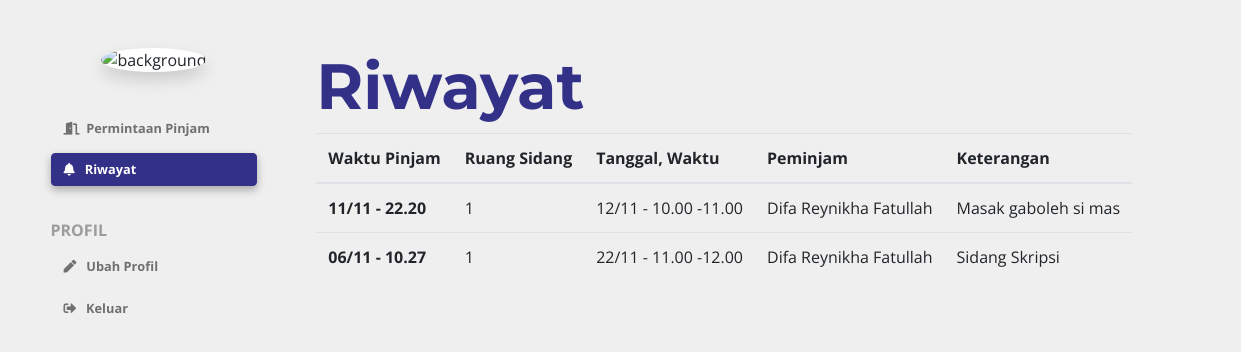
/riwayat.php, run on the app's committed database.
### tables this page shows
CREATE TABLE `ruang` (
  `id_ruang` varchar(20) NOT NULL,
  `nama_ruang` varchar(15) NOT NULL,
  `waktu_ruang` varchar(20) NOT NULL
);

CREATE TABLE `peminjaman_ruang` (
  `id_peminjaman` int(11) NOT NULL,
  `no_induk` varchar(20) NOT NULL,
  `id_ruang` varchar(20) NOT NULL,
  `tanggal` varchar(20) NOT NULL,
  `keterangan_pinjam` varchar(20) NOT NULL,
  `waktu_pinjam` datetime NOT NULL,
  `status_pesan` int(1) NOT NULL
);

CREATE TABLE `peminjam` (
  `no_induk` varchar(20) NOT NULL,
  `nama` varchar(50) NOT NULL,
  `status` varchar(20) NOT NULL,
  `kata_sandi` varchar(20) NOT NULL,
  `foto_profil` longtext NOT NULL,
  `last_login` datetime NOT NULL DEFAULT CURRENT_TIMESTAMP
);

### riwayat.php (the view, shortened to what this page needs)
<?php
	require_once('Connections/koneksi.php');
?>
<!DOCTYPE html>
<html>
<head>
	<link rel="stylesheet" href="https://stackpath.bootstrapcdn.com/bootstrap/4.1.3/css/bootstrap.min.css">
	<link rel="stylesheet" type="text/css" href="style.css">
	<link rel="stylesheet" href="https://use.fontawesome.com/releases/v5.4.1/css/all.css">
</head>
<body style="background-color: #EFEFEF">
	<div class="container mt-5">
		<div class="row sidebar">
		<div id="sidebar" class="col-lg-2 text-center">			<figure class="figure">
			<img src="<?php echo "upload/".$row['foto_profil'].""; ?>" alt="background" class="img-thumbnail shadow"><br>
				<div class="badge badge-pill badge-primary"><?php echo ''.$row['status'].''?></div> <br>
				</figure>
				<a href=permintaan_pinjam_ruang.php class="btn btn-secondary btn-block mr-5">
				<i class="fas fa-door-open"></i> &nbsp;Permintaan Pinjam
						</a>
						<a href=riwayat.php class="btn btn-primary btn-block my-2">
						<i class="fas fa-bell"></i> &nbsp; Riwayat
							</a>
							<br>
						<div class="text-left"><b style="color: #9C9C9C">PROFIL</b></div>
						<a href=ganti_password_pengelola.php class="btn btn-secondary btn-block my-2">
						<i class="fas fa-pen"></i> &nbsp; Ubah Profil
							</a>
							<a href=logout.php class="btn btn-secondary btn-block my-2">
							<i class="fas fa-sign-out-alt"></i> &nbsp; Keluar
								</a>
							</div>
		  	<div id="content" class="col-lg-10">
		  		<h1>Riwayat</h1>
		  		<table class="table table-hover table-responsive">
				  <thead>
				    <tr>
				      <th scope="col">Waktu Pinjam</th>
				      <th scope="col">Ruang Sidang</th>
				      <th scope="col">Tanggal, Waktu</th>
				      <th scope="col">Peminjam</th>
				      <th scope="col">Keterangan</th>
				    </tr>
				  </thead>
				  <tbody>
					<?php $riwayat = mysqli_query($koneksi, "SELECT `peminjaman_ruang`.`id_peminjaman`,`ruang`.`id_ruang`, `ruang`.`nama_ruang`, `peminjam`.`nama`,`ruang`.`waktu_ruang`, `peminjaman_ruang`.`no_induk`, `peminjaman_ruang`.`status_pesan`, `peminjaman_ruang`.`keterangan_pinjam`, `peminjaman_ruang`.`tanggal`, `peminjaman_ruang`.`waktu_pinjam` FROM `ruang` JOIN `peminjaman_ruang` ON `ruang`.`id_ruang` = `peminjaman_ruang`.`id_ruang` JOIN `peminjam` ON `peminjaman_ruang`.`no_induk` = `peminjam`.`no_induk` WHERE `status_pesan` = 1 ORDER BY `waktu_pinjam` DESC");
								if(mysqli_num_rows($riwayat)){
									while ($baris = mysqli_fetch_array($riwayat)) {?>
									<tr>
										<th scope="row"><?php echo date("d/m - H.i", strtotime($baris['waktu_pinjam']));?></th>
										<?php switch ($baris['nama_ruang']){
													case "Ruang Sidang 1":
													echo "<td>1</td>";
													break;
										}?>
										<td><?php echo "".date("d/m", strtotime($baris['tanggal']))." - ".$baris['waktu_ruang']."";?></td>
										<td><?php echo $baris['nama']; ?></td>
										<td><?php echo $baris['keterangan_pinjam'];?></td>
									</tr>
									<?php }} ?>
								</tbody>
							</table>
							</div>
					</div>
				</div>
</body>
</html>

### style.css (style rules this page uses)
* { font-family: 'Open Sans', sans-serif; }
body { background-color: #EFEFEF; overflow-y: overlay; background-position: fixed; }
.container { margin-bottom: 3rem; }
h1 { font-family: 'Montserrat', sans-serif; font-weight: bold; color: #333087; font-size: 4rem; }
.sidebar .col-lg-2 { padding: 0; position: fixed; visibility: visible; }
.sidebar .col-lg-10 { left: 22%; visibility: visible; }
.img-thumbnail { object-fit: cover; }
.btn { font-size: 0.8rem; font-weight: 700; text-align: left; text-transform: uppercase; }
#sidebar .btn { text-transform: unset; }
.btn-secondary { background-color: #EFEFEF; color: #707070; border-color: #EFEFEF; }
::placeholder { font-size: 0.8rem; }
.img-thumbnail { border-radius: 50%; height: 100px; width: 100px; text-align: center; border-style: none; padding: 0; vertical-align: 0px; }
.btn-primary { background-color: #333087; color: #ffffff; border-color: #333087; box-shadow: 0 4px 8px 0 rgba(0, 0, 0, 0.3) }
thead { font-weight: bold; }
th,td { vertical-align: middle; white-space: nowrap; }

### data on the page
ruang: peminjaman_ruang.waktu_pinjam "11/11 - 22.20", nama_ruang "1", peminjaman_ruang.tanggal "12/11", waktu_ruang "10.00 -11.00", peminjam.nama "Difa Reynikha Fatullah", peminjaman_ruang.keterangan_pinjam "Masak gaboleh si mas"
ruang: peminjaman_ruang.waktu_pinjam "06/11 - 10.27", nama_ruang "1", peminjaman_ruang.tanggal "22/11", waktu_ruang "11.00 -12.00", peminjam.nama "Difa Reynikha Fatullah", peminjaman_ruang.keterangan_pinjam "Sidang Skripsi"
